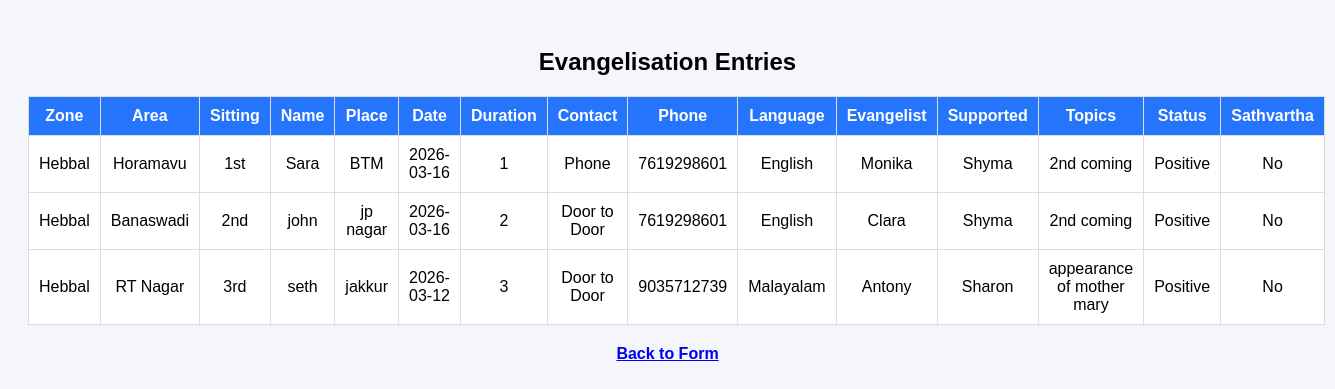
The page /entries on the database its author committed.
### tables this page shows
CREATE TABLE entries (
        id INTEGER PRIMARY KEY AUTOINCREMENT,
        zone TEXT,
        area TEXT,
        sitting TEXT,
        name TEXT,
        place TEXT,
        date TEXT,
        duration TEXT,
        contact_way TEXT,
        phone TEXT,
        language TEXT,
        evangelist TEXT,
        supported_by TEXT,
        topics TEXT,
        status TEXT,
        sathvartha TEXT
        );

### app.py (the view)
@app.route("/entries")
def entries():
    conn = sqlite3.connect("evangelisation.db")
    cursor = conn.cursor()
    cursor.execute("SELECT * FROM entries")
    data = cursor.fetchall()
    conn.close()
    return render_template("entries.html", data=data)

### templates/entries.html (shortened to what this page needs)
<!DOCTYPE html>
<html>
<head>
</head>
<body>
<h2>Evangelisation Entries</h2>
<table>
<tr>
<th>Zone</th>
<th>Area</th>
<th>Sitting</th>
<th>Name</th>
<th>Place</th>
<th>Date</th>
<th>Duration</th>
<th>Contact</th>
<th>Phone</th>
<th>Language</th>
<th>Evangelist</th>
<th>Supported</th>
<th>Topics</th>
<th>Status</th>
<th>Sathvartha</th>
</tr>
{% for row in data %}
<tr>
<td>{{row[1]}}</td>
<td>{{row[2]}}</td>
<td>{{row[3]}}</td>
<td>{{row[4]}}</td>
<td>{{row[5]}}</td>
<td>{{row[6]}}</td>
<td>{{row[7]}}</td>
<td>{{row[8]}}</td>
<td>{{row[9]}}</td>
<td>{{row[10]}}</td>
<td>{{row[11]}}</td>
<td>{{row[12]}}</td>
<td>{{row[13]}}</td>
<td>{{row[14]}}</td>
<td>{{row[15]}}</td>
</tr>
{% endfor %}
</table>
<a href="/">Back to Form</a>
</body>
</html>

### templates/entries.html (style rules this page uses)
body { font-family: Arial; background:#f4f6fb; padding:20px; }
h2 { text-align:center; }
table { width:100%; border-collapse:collapse; background:white; }
th, td { padding:10px; border:1px solid #ddd; text-align:center; }
th { background:#2575fc; color:white; }
a { display:block; margin-top:20px; text-align:center; font-weight:bold; }

### rows shown on the page
entries: zone "Hebbal", area "Horamavu", sitting "1st", name "Sara", place "BTM", date "2026-03-16", duration "1", contact_way "Phone", phone "7619298601", language "English", evangelist "Monika", supported_by "Shyma", topics "2nd coming", status "Positive", sathvartha "No"
entries: zone "Hebbal", area "Banaswadi", sitting "2nd", name "john", place "jp nagar", date "2026-03-16", duration "2", contact_way "Door to Door", phone "7619298601", language "English", evangelist "Clara", supported_by "Shyma", topics "2nd coming", status "Positive", sathvartha "No"
entries: zone "Hebbal", area "RT Nagar", sitting "3rd", name "seth", place "jakkur", date "2026-03-12", duration "3", contact_way "Door to Door", phone "9035712739", language "Malayalam", evangelist "Antony", supported_by "Sharon", topics "appearance of mother mary", status "Positive", sathvartha "No"
